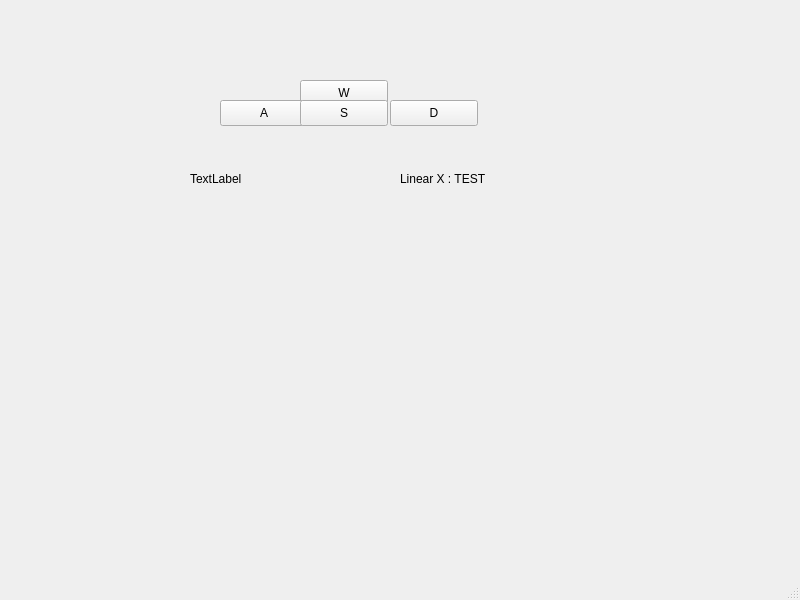
<?xml version="1.0" encoding="UTF-8"?>
<ui version="4.0">
 <class>MainWindow</class>
 <widget class="QMainWindow" name="MainWindow">
  <property name="geometry">
   <rect>
    <x>0</x>
    <y>0</y>
    <width>800</width>
    <height>600</height>
   </rect>
  </property>
  <property name="windowTitle">
   <string>MainWindow</string>
  </property>
  <widget class="QWidget" name="centralwidget">
   <widget class="QPushButton" name="pushButton_W">
    <property name="geometry">
     <rect>
      <x>300</x>
      <y>80</y>
      <width>88</width>
      <height>26</height>
     </rect>
    </property>
    <property name="text">
     <string>W</string>
    </property>
   </widget>
   <widget class="QPushButton" name="pushButton_A">
    <property name="geometry">
     <rect>
      <x>220</x>
      <y>100</y>
      <width>88</width>
      <height>26</height>
     </rect>
    </property>
    <property name="text">
     <string>A</string>
    </property>
   </widget>
   <widget class="QPushButton" name="pushButton_S">
    <property name="geometry">
     <rect>
      <x>300</x>
      <y>100</y>
      <width>88</width>
      <height>26</height>
     </rect>
    </property>
    <property name="text">
     <string>S</string>
    </property>
   </widget>
   <widget class="QPushButton" name="pushButton_D">
    <property name="geometry">
     <rect>
      <x>390</x>
      <y>100</y>
      <width>88</width>
      <height>26</height>
     </rect>
    </property>
    <property name="text">
     <string>D</string>
    </property>
   </widget>
   <widget class="QLabel" name="angularLabel">
    <property name="geometry">
     <rect>
      <x>190</x>
      <y>170</y>
      <width>161</width>
      <height>18</height>
     </rect>
    </property>
    <property name="text">
     <string>TextLabel</string>
    </property>
   </widget>
   <widget class="QLabel" name="linearLabel">
    <property name="geometry">
     <rect>
      <x>400</x>
      <y>170</y>
      <width>231</width>
      <height>18</height>
     </rect>
    </property>
    <property name="text">
     <string>Linear X : TEST</string>
    </property>
   </widget>
  </widget>
  <widget class="QMenuBar" name="menubar">
   <property name="geometry">
    <rect>
     <x>0</x>
     <y>0</y>
     <width>800</width>
     <height>23</height>
    </rect>
   </property>
  </widget>
  <widget class="QStatusBar" name="statusbar"/>
 </widget>
 <resources/>
 <connections/>
</ui>
